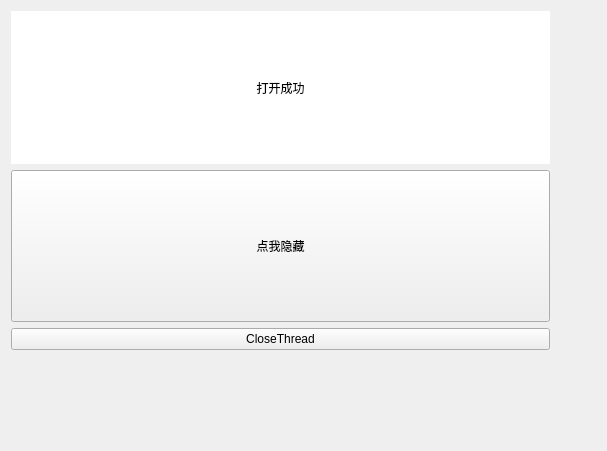
<?xml version="1.0" encoding="UTF-8"?>
<ui version="4.0">
 <class>Widget</class>
 <widget class="QWidget" name="Widget">
  <property name="geometry">
   <rect>
    <x>0</x>
    <y>0</y>
    <width>607</width>
    <height>451</height>
   </rect>
  </property>
  <property name="windowTitle">
   <string>Widget</string>
  </property>
  <widget class="QWidget" name="layoutWidget">
   <property name="geometry">
    <rect>
     <x>0</x>
     <y>0</y>
     <width>561</width>
     <height>361</height>
    </rect>
   </property>
   <layout class="QVBoxLayout" name="verticalLayout">
    <item>
     <widget class="QLabel" name="label">
      <property name="sizePolicy">
       <sizepolicy hsizetype="Expanding" vsizetype="Expanding">
        <horstretch>0</horstretch>
        <verstretch>0</verstretch>
       </sizepolicy>
      </property>
      <property name="styleSheet">
       <string notr="true">font: 72pt &quot;Agency FB&quot;;
background-color: rgb(255, 255, 255);</string>
      </property>
      <property name="text">
       <string>打开成功</string>
      </property>
      <property name="alignment">
       <set>Qt::AlignCenter</set>
      </property>
     </widget>
    </item>
    <item>
     <widget class="QPushButton" name="pushButton_hide">
      <property name="sizePolicy">
       <sizepolicy hsizetype="Expanding" vsizetype="Expanding">
        <horstretch>0</horstretch>
        <verstretch>0</verstretch>
       </sizepolicy>
      </property>
      <property name="styleSheet">
       <string notr="true">font: 72pt &quot;Agency FB&quot;;</string>
      </property>
      <property name="text">
       <string>点我隐藏</string>
      </property>
     </widget>
    </item>
    <item>
     <widget class="QPushButton" name="pushButton">
      <property name="text">
       <string>CloseThread</string>
      </property>
     </widget>
    </item>
   </layout>
  </widget>
 </widget>
 <layoutdefault spacing="6" margin="11"/>
 <resources/>
 <connections/>
</ui>
